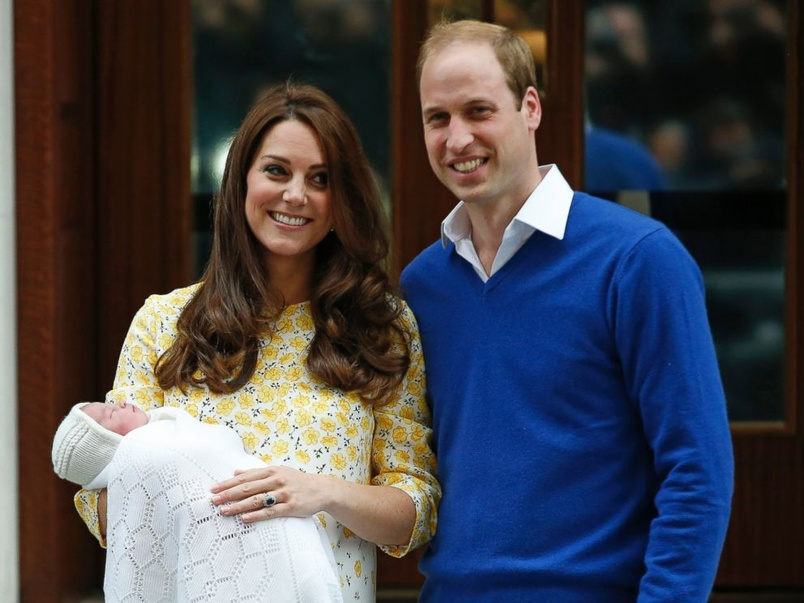
#> input picture test_img/royal.jpg, 804 x 603 px, shrunk from 992 x 744 before the run
$ python test-api.py
#> lines starting #> are read from the running program, lines starting #| are printed output that depends on the picture
#!/bin/env python

import requests
import os
import json
import cv2

def get_face_bb(imgPath):
#> called with imgPath = 'test_img/royal.jpg'
    url = "http://192.168.99.100:5000/api/score"
    bgrImg = cv2.imread(imgPath)
#> bgrImg is the input picture: shape (603, 804, 3); mean B, G, R 76.5, 69.6, 70.4
    rgbImg = cv2.cvtColor(bgrImg, cv2.COLOR_BGR2RGB)
    payload = {'image': rgbImg.flatten().tolist(), 'dim': rgbImg.shape}
    r = requests.post(url, json=payload, headers= {})
    r.raise_for_status()
    return r.json()


print(get_face_bb("test_img/royal.jpg"))
#> (the call stopped at in get_face_bb, `r = requests.post(url, json=payload, headers= {})`: requests is not available in this run)
print(get_face_bb("test_img/clapton.jpg"))
#> call 2 of get_face_bb, with imgPath = 'test_img/clapton.jpg'
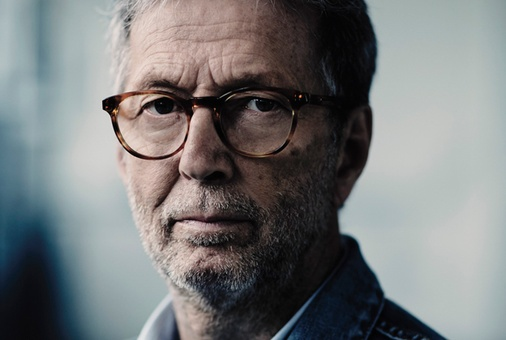
#> input picture test_img/clapton.jpg, 506 x 340 px, shrunk from 624 x 420 before the run
#> in get_face_bb, bgrImg is the input picture: shape (340, 506, 3); mean B, G, R 121.2, 120.9, 119
#> (the call stopped at in get_face_bb, `r = requests.post(url, json=payload, headers= {})`: requests is not available in this run)
print(get_face_bb("test_img/family.jpg"))
#> call 3 of get_face_bb, with imgPath = 'test_img/family.jpg'
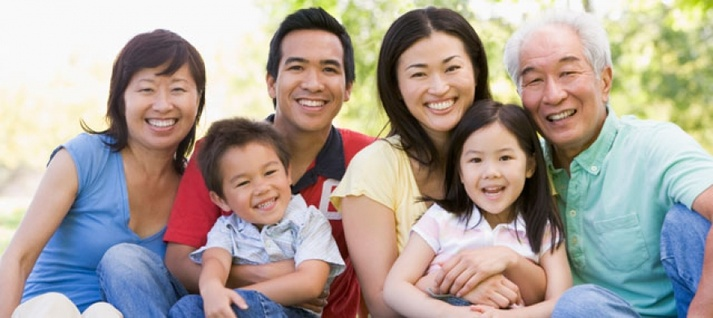
#> input picture test_img/family.jpg, 713 x 318 px, shrunk from 880 x 392 before the run
#> in get_face_bb, bgrImg is the input picture: shape (318, 713, 3); mean B, G, R 151.8, 159.6, 170.5
#> (the call stopped at in get_face_bb, `r = requests.post(url, json=payload, headers= {})`: requests is not available in this run)
print(get_face_bb("test_img/students.jpg"))
#> call 4 of get_face_bb, with imgPath = 'test_img/students.jpg'
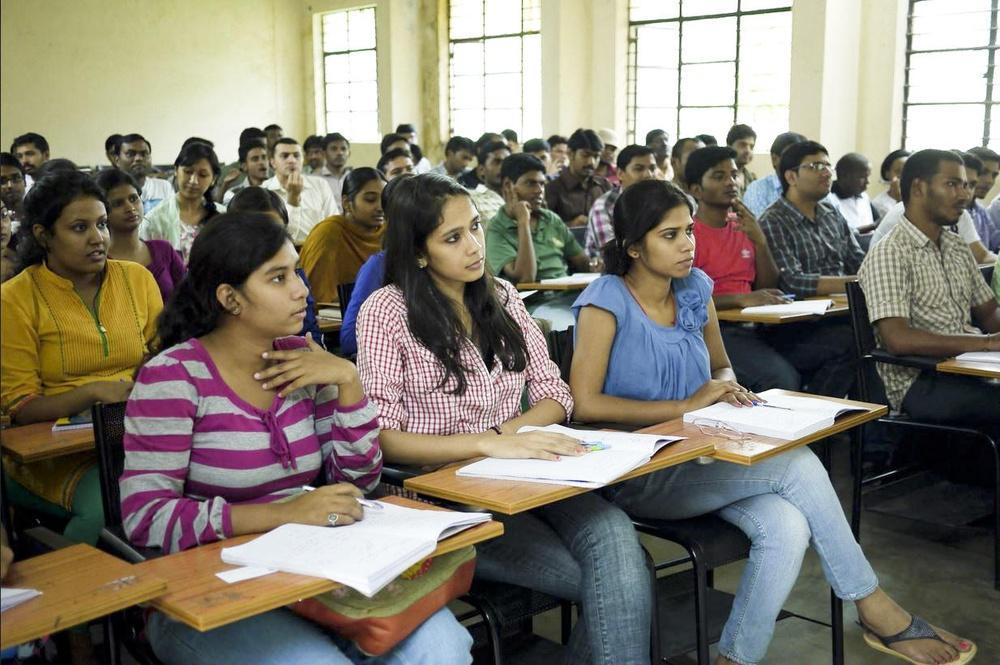
#> input picture test_img/students.jpg, 1000 x 665 px, shrunk from 1234 x 820 before the run
#> in get_face_bb, bgrImg is the input picture: shape (665, 1000, 3); mean B, G, R 110.2, 122.8, 128.2
#> (the call stopped at in get_face_bb, `r = requests.post(url, json=payload, headers= {})`: requests is not available in this run)
